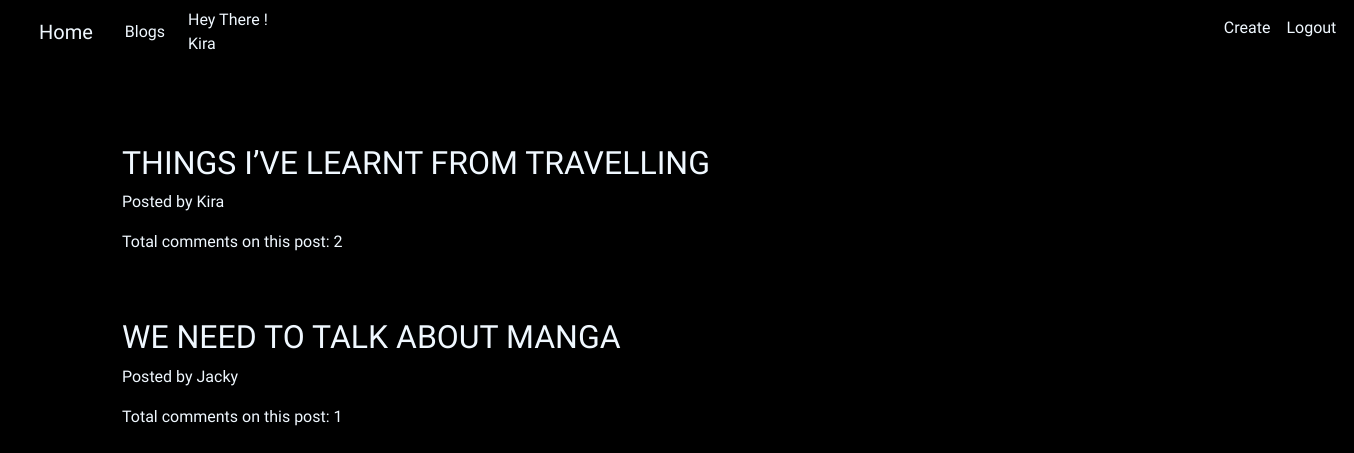
Screenshot of /all/ (signed in) with the database file from the repository.
### blogem/models.py (models this page shows, shortened)
class Posts(models.Model):
    user = models.ForeignKey('auth.User', on_delete=models.CASCADE)
    title = models.CharField(max_length=50)
    content = models.TextField()

### blogem/views.py (the view)
# urls.py: path('all/', views.PostsListView.as_view(), name='all_posts'),
class PostsListView(ListView):
    model = Posts
    def get_queryset(self):
        return Posts.objects.all()

### blogem/templates/blogem/posts_list.html
{% extends 'blogem/base.html' %}
{% block content %}
<div class="container p1">
    {% for post in posts_list %}
    <div>
        <h2><a id= "li" href="{% url 'blogem:posts_detail' pk=post.pk %}">{{post.title}}<br></a></h2>
        <p>Posted by {{post.user.username|title}}<br></a></p>
        <p>Total comments on this post: {{post.comments.count}}</a></p> <br><br>
    </div>
    {% endfor %}
</div>
{% endblock %}

### blogem/templates/blogem/base.html (shortened to what this page needs)
<!DOCTYPE html>
{% load static %}
<html lang="en">
<head>
    <link rel="stylesheet" href="https://cdn.jsdelivr.net/npm/bootstrap@4.6.0/dist/css/bootstrap.min.css"
>
    <link rel="stylesheet" href="{% static 'css/basic.css' %}">
</head>
<body>
    <nav class=" navbar navbar-expand-lg navbar-dark bg-transparent">
        <div class="container-fluid">
            <ul class="navbar-nav navbar-dark ">
                <li class="navbar-item"><a id="nv-items" class="nav-link navbar-brand" href="{% url 'blogem:home' %}">Home</a></li>
                <li class="navbar-item"><a id="nv-items" class="nav-link" href="{% url 'blogem:all_posts' %}">Blogs</a></li>
            </ul>
        </div>
        <div >
            <ul class="navbar-nav">
                {% if user.is_authenticated %}
                <li class="navbar-item"><a id="nav-name">Hey There ! {{ user.username|title }}</a></li>
                <li class="navbar-item"><a id="nv-items" class="nav-link" href="{% url 'blogem:create_post' %}">Create</a></li>
                <li class="navbar-item navbar-right"><a id="nv-items" class="nav-link" href="{% url 'blogem:logout' %}">Logout</a></li>
                {% else %}
                <li class="navbar-item navbar-right"><a id="nv-items" class="nav-link" href="{% url 'blogem:login' %}">Login</a></li>
                <li class="navbar-item"><a id="nv-items" class="nav-link" href="{% url 'blogem:register' %}">Register</a></li>
                {% endif %}
            </ul>
        </div>
    </nav>
    {% block content %}
    {% endblock %}
</body>
</html>

### blogem/static/css/basic.css (style rules this page uses)
body { background-image: url("black.jpg"); font-family: "Heebo", sans-serif; color: aliceblue; }
#nv-items { color: aliceblue; }
#nav-name { color: aliceblue; margin-right: 1000px; text-anchor: middle; }
#li { color: aliceblue; }
.p1 { text-align: justify; margin-top: 80px; }

### rows the page displays
Posts: title "THINGS I’VE LEARNT FROM TRAVELLING", user.username "Kira", comments.count "2"
Posts: title "WE NEED TO TALK ABOUT MANGA", user.username "Jacky", comments.count "1"

### other values shown
{{ user.username|title }} "Kira"
